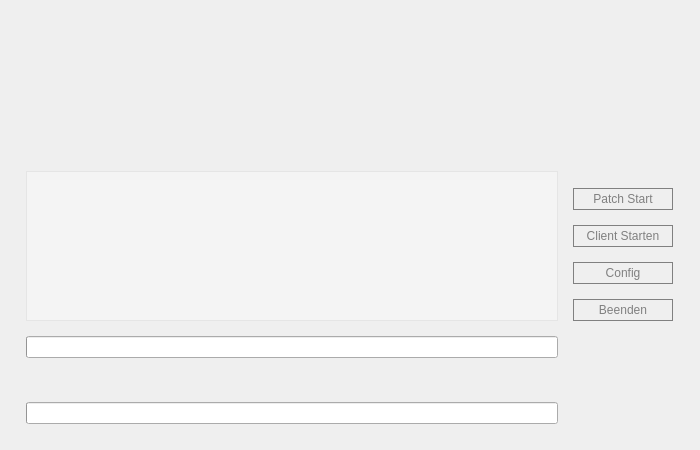
<?xml version="1.0" encoding="UTF-8"?>
<ui version="4.0">
 <class>PatcherWindow</class>
 <widget class="QWidget" name="PatcherWindow">
  <property name="windowModality">
   <enum>Qt::NonModal</enum>
  </property>
  <property name="geometry">
   <rect>
    <x>0</x>
    <y>0</y>
    <width>700</width>
    <height>450</height>
   </rect>
  </property>
  <property name="sizePolicy">
   <sizepolicy hsizetype="Fixed" vsizetype="Fixed">
    <horstretch>0</horstretch>
    <verstretch>0</verstretch>
   </sizepolicy>
  </property>
  <property name="minimumSize">
   <size>
    <width>700</width>
    <height>450</height>
   </size>
  </property>
  <property name="maximumSize">
   <size>
    <width>700</width>
    <height>450</height>
   </size>
  </property>
  <property name="windowTitle">
   <string>PatcherWindow</string>
  </property>
  <property name="styleSheet">
   <string notr="true">QWidget {
	background-image: url(':/images/patcher.png');
}

QPushButton, QAbstractButton {
	color: grey;
	border-width: 1px;
	border-color: grey;
	border-style: solid;
	padding: 3px 7px;
}

QAbstractButton[enabled=false] {
	border-width: 0px;
	padding: 3px 7px;
	color: transparent;
	background-color: transparent;
}

QTextBrowser, QTextEdit {
	background: rgba(255,255,255,80);
	color: rgba(255,255,255,200);
/*	background-color: transparent; */
}

QLabel {
	color: rgba(255,255,255,200);
}</string>
  </property>
  <layout class="QGridLayout" name="gridLayout_2">
   <item row="0" column="1">
    <layout class="QGridLayout" name="gridLayout">
     <property name="leftMargin">
      <number>15</number>
     </property>
     <property name="topMargin">
      <number>15</number>
     </property>
     <property name="rightMargin">
      <number>15</number>
     </property>
     <property name="bottomMargin">
      <number>15</number>
     </property>
     <property name="spacing">
      <number>15</number>
     </property>
     <item row="10" column="0">
      <widget class="QLabel" name="lblDownloadStatus">
       <property name="text">
        <string/>
       </property>
      </widget>
     </item>
     <item row="5" column="1">
      <widget class="QPushButton" name="btnConfig">
       <property name="text">
        <string>Config</string>
       </property>
      </widget>
     </item>
     <item row="6" column="1">
      <widget class="QPushButton" name="btnExit">
       <property name="text">
        <string>Beenden</string>
       </property>
      </widget>
     </item>
     <item row="9" column="0">
      <widget class="QProgressBar" name="pbSummaryStatus">
       <property name="enabled">
        <bool>true</bool>
       </property>
       <property name="styleSheet">
        <string notr="true"/>
       </property>
       <property name="value">
        <number>0</number>
       </property>
       <property name="textVisible">
        <bool>false</bool>
       </property>
      </widget>
     </item>
     <item row="3" column="1">
      <widget class="QPushButton" name="btnStartPatch">
       <property name="text">
        <string>Patch Start</string>
       </property>
      </widget>
     </item>
     <item row="0" column="0" rowspan="2">
      <spacer name="verticalSpacer_2">
       <property name="orientation">
        <enum>Qt::Vertical</enum>
       </property>
       <property name="sizeType">
        <enum>QSizePolicy::Fixed</enum>
       </property>
       <property name="sizeHint" stdset="0">
        <size>
         <width>20</width>
         <height>150</height>
        </size>
       </property>
      </spacer>
     </item>
     <item row="8" column="0">
      <spacer name="verticalSpacer">
       <property name="orientation">
        <enum>Qt::Vertical</enum>
       </property>
       <property name="sizeHint" stdset="0">
        <size>
         <width>20</width>
         <height>40</height>
        </size>
       </property>
      </spacer>
     </item>
     <item row="2" column="0" rowspan="5">
      <widget class="QTextEdit" name="tePatcherLog">
       <property name="enabled">
        <bool>false</bool>
       </property>
      </widget>
     </item>
     <item row="11" column="0">
      <widget class="QProgressBar" name="pbStatus">
       <property name="value">
        <number>0</number>
       </property>
       <property name="textVisible">
        <bool>false</bool>
       </property>
      </widget>
     </item>
     <item row="4" column="1">
      <widget class="QPushButton" name="btnStart">
       <property name="text">
        <string>Client Starten</string>
       </property>
      </widget>
     </item>
     <item row="2" column="2" rowspan="5">
      <spacer name="verticalSpacer_3">
       <property name="orientation">
        <enum>Qt::Vertical</enum>
       </property>
       <property name="sizeType">
        <enum>QSizePolicy::Fixed</enum>
       </property>
       <property name="sizeHint" stdset="0">
        <size>
         <width>1</width>
         <height>150</height>
        </size>
       </property>
      </spacer>
     </item>
     <item row="9" column="1">
      <spacer name="horizontalSpacer_2">
       <property name="orientation">
        <enum>Qt::Horizontal</enum>
       </property>
       <property name="sizeType">
        <enum>QSizePolicy::Fixed</enum>
       </property>
       <property name="sizeHint" stdset="0">
        <size>
         <width>100</width>
         <height>1</height>
        </size>
       </property>
      </spacer>
     </item>
    </layout>
   </item>
  </layout>
 </widget>
 <layoutdefault spacing="6" margin="11"/>
 <resources/>
 <connections/>
</ui>
